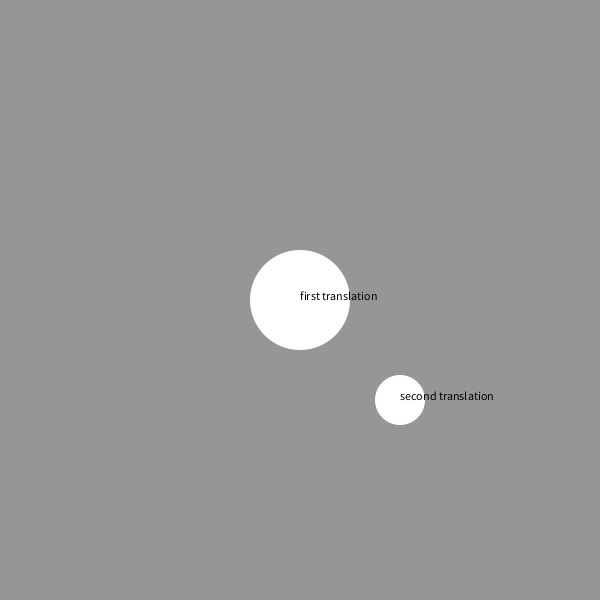
Frame 1 (no input)
Frame 60 (the mouse pressed at the canvas centre just before this capture): identical to frame 1, image omitted
Frame 120 (the mouse held since frame 60 and released just before this capture): identical to frame 1, image omitted

The Processing sketch that drew this single still picture (run headless with seeded random() and noise(); from frame 60 on, the mouse is pressed at the canvas centre):

// Processing sketch: w2_01_simpleTranslation
// ── w2_01_simpleTranslation.pde
void setup() {
  size(600, 600);
  noStroke();
}

void draw() {
  background(150);
  translate(width/2, height/2);
  fill(255);
  ellipse(0, 0, 100, 100);
  fill(0);
  text("first translation", 0, 0);
  
  translate(100, 100);
  fill(255);
  ellipse(0, 0, 50, 50);
  fill(0);
  text("second translation", 0, 0);
}
